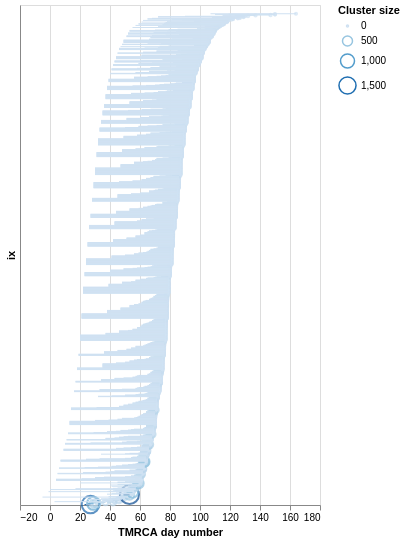

Specify this chart in Vega-Lite:
### Vega-Lite specification from a JSON file in a GitHub repository (floating-point values rounded to 4 significant figures; data arrays with more than 128 entries replaced by an {"elided": "..."} marker saying what was removed)
{"$schema": "https://vega.github.io/schema/vega-lite/v5.json", "data": {"values": {"elided": "1179 records"}}, "transform": [{"calculate": "datum.tmrca_date - datum.lag_upper_bound", "as": "lower_intro_est"}, {"calculate": "datum.tmrca_date - datum.lag_lower_bound", "as": "upper_intro_est"}], "encoding": {"y": {"field": "ix", "type": "quantitative"}, "color": {"field": "cluster_size", "type": "quantitative", "title": "Cluster size"}}, "layer": [{"mark": "point", "encoding": {"x": {"field": "tmrca_date", "type": "quantitative", "title": "TMRCA day number"}, "size": {"field": "cluster_size", "type": "quantitative", "title": "Cluster size"}}}, {"mark": "rule", "encoding": {"x": {"field": "upper_intro_est", "type": "quantitative"}, "x2": {"field": "lower_intro_est"}, "y2": {"field": "ix"}}}], "height": 500, "config": {"axisY": {"labels": false, "ticks": false, "grid": false}}}
